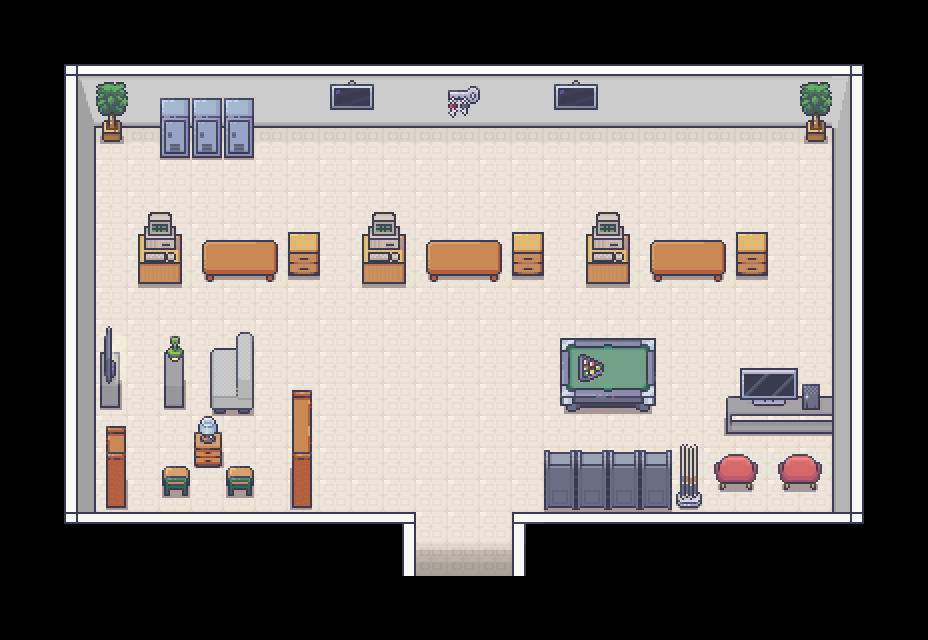

Rendered tile map (Tiled .tmx) drawn with the repository's tilesets; below, a short description and the map source with its tile grids summarised:
An orthogonal 29x20 tile map with 32x32 px tiles, 6 tile layers (Piso, Paredes, Mobilia, AcimaEletronico, ...), 4 tilesets and 30 objects (arcade, mesa_bilhar, taco_bilhar, poltrona_b, poltrona_a, ...).

<map version="1.10" tiledversion="1.10.2" orientation="orthogonal" renderorder="right-down" width="29" height="20" tilewidth="32" tileheight="32" infinite="0" nextlayerid="11" nextobjectid="35">
 <tileset firstgid="1" source="tileset_paredes.tsx" />
 <tileset firstgid="8285" source="tileset_generic.tsx" />
 <tileset firstgid="9533" source="tileset_biblioteca.tsx" />
 <tileset firstgid="10077" source="tileset_estoque.tsx" />
 <layer id="1" name="Piso" width="29" height="20">
  <data>[580 cells, 346 non-empty, 3 distinct tile ids]</data>
 </layer>
 <layer id="3" name="Paredes" width="29" height="20">
  <data>[580 cells, 98 non-empty, 16 distinct tile ids]</data>
 </layer>
 <layer id="4" name="Mobilia" width="29" height="20" locked="1">
  <data>[580 cells, 126 non-empty, 69 distinct tile ids]</data>
 </layer>
 <layer id="6" name="AcimaEletronico" width="29" height="20" locked="1">
  <data>[580 cells, 2 non-empty, 2 distinct tile ids]</data>
 </layer>
 <layer id="5" name="AcimaMoveis" width="29" height="20" locked="1">
  <data>[580 cells, 14 non-empty, 12 distinct tile ids]</data>
 </layer>
 <objectgroup id="9" name="ObjetosColisores">
  <object id="4" name="arcade" x="544" y="466.125" width="127.75" height="44.125" />
  <object id="5" name="mesa_bilhar" x="560.25" y="342.682" width="95.25" height="71.0227" />
  <object id="6" name="taco_bilhar" x="676.182" y="466.364" width="26" height="41.8182" />
  <object id="7" name="poltrona_b" x="777.909" y="461.818" width="44" height="28.0909" />
  <object id="8" name="poltrona_a" x="713.818" y="461.682" width="44" height="28.0909" />
  <object id="9" name="raque_a" x="725.951" y="402.375" width="106.049" height="33.4205" />
  <object id="10" name="estante_a" x="106" y="443.375" width="21.875" height="66.5625" />
  <object id="11" name="estante_b" x="289.913" y="408.841" width="22.087" height="101.097" />
  <object id="12" name="cadeira_a" x="161.818" y="471.545" width="28.1818" height="26.4788" />
  <object id="13" name="cadeira_b" x="225.818" y="471.636" width="28.1818" height="26.2643" />
  <object id="14" name="cabeceira_a" x="193.847" y="438.415" width="28.1818" height="29.5455" />
  <object id="15" name="raque_c" x="99.8636" y="358.17" width="22.129" height="51.9778" />
  <object id="16" name="raque_b" x="164.048" y="357.642" width="21.7851" height="52.3407" />
  <object id="17" name="sofa_a" x="209.818" y="351.727" width="44" height="64.2329" />
  <object id="18" name="pc_a" x="137.875" y="233.875" width="44.125" height="54.1932" />
  <object id="20" name="pc_c" x="585.392" y="233.784" width="44.5163" height="54.0761" />
  <object id="21" name="pc_b" x="362.119" y="233.784" width="43.9076" height="54.167" />
  <object id="22" name="mesa_b" x="425.814" y="248.771" width="76.0625" height="33.0397" />
  <object id="23" name="mesa_a" x="202.031" y="249.281" width="76.0625" height="32.7784" />
  <object id="24" name="mesa_c" x="650.105" y="247.793" width="75.9375" height="34.1307" />
  <object id="25" name="raque_d" x="287.802" y="242.156" width="32.2188" height="37.662" />
  <object id="26" name="raque_e" x="511.906" y="242.219" width="31.9375" height="37.6386" />
  <object id="27" name="raque_f" x="736.073" y="242.26" width="31.9375" height="37.4716" />
  <object id="28" name="servidor" x="159.531" y="124.344" width="94.6875" height="35.5341" />
  <object id="29" name="planta_a" x="99.9403" y="122.185" width="24.0284" height="21.6534" />
  <object id="30" name="planta_b" x="803.94" y="119.957" width="23.9375" height="24.1023" />
 </objectgroup>
 <layer id="7" name="BlocosColisores" width="29" height="20" opacity="0" offsetx="138" offsety="100">
  <properties>
   <property name="solid" type="bool" value="true" />
  </properties>
  <data>[580 cells, 72 non-empty, 1 distinct tile ids]</data>
 </layer>
 <objectgroup id="10" name="Personagens" locked="1">
  <object id="31" name="player_spawn" x="464.042" y="529">
   <point />
  </object>
  <object id="32" name="npc_a" x="240" y="216.667">
   <point />
  </object>
  <object id="33" name="npc_b" x="463.333" y="216.667">
   <point />
  </object>
  <object id="34" name="npc_c" x="688" y="216.667">
   <point />
  </object>
 </objectgroup>
</map>
